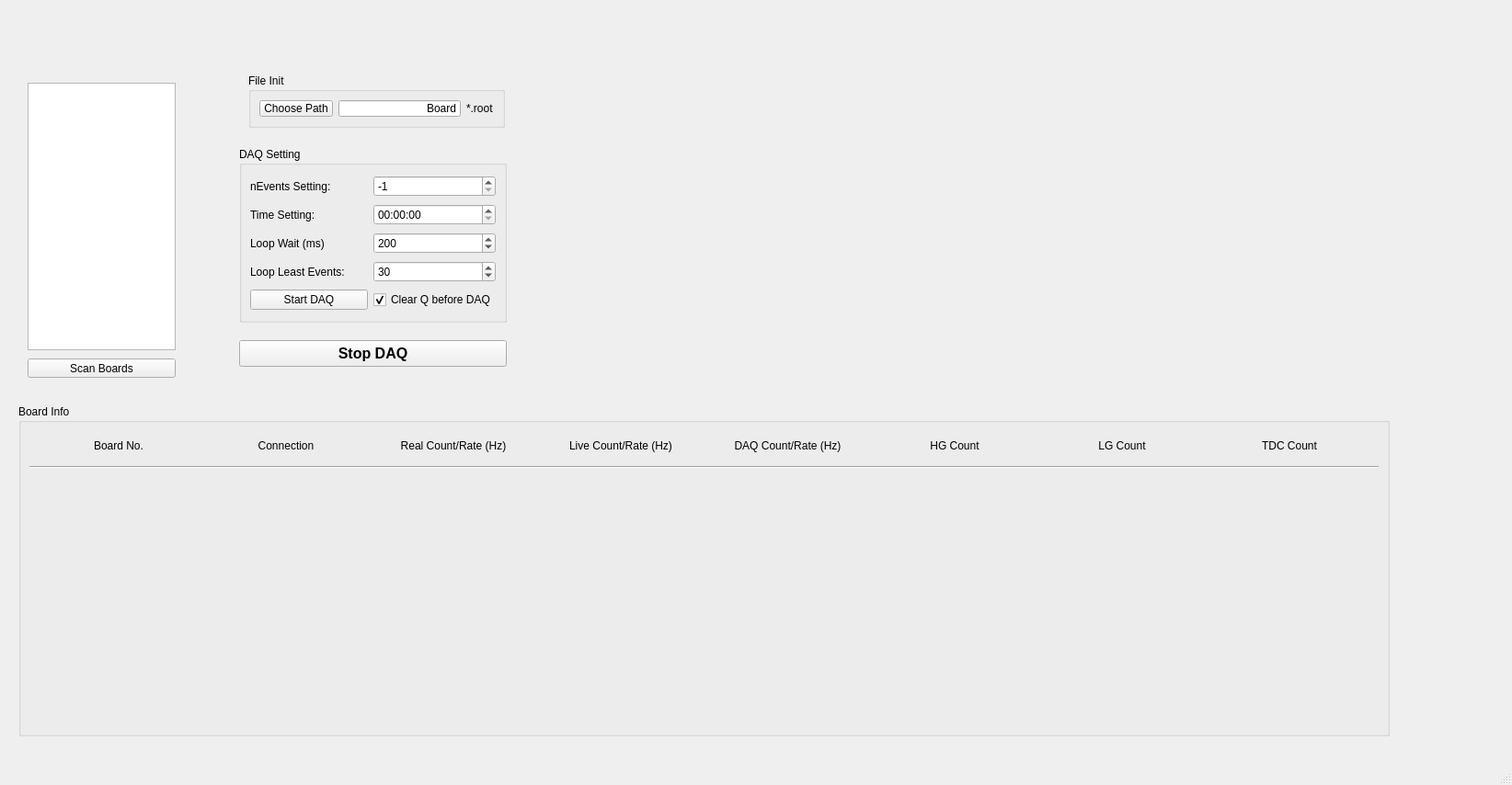
<?xml version="1.0" encoding="UTF-8"?>
<ui version="4.0">
 <class>MultiBoard</class>
 <widget class="QMainWindow" name="MultiBoard">
  <property name="geometry">
   <rect>
    <x>0</x>
    <y>0</y>
    <width>1644</width>
    <height>854</height>
   </rect>
  </property>
  <property name="windowTitle">
   <string>MainWindow</string>
  </property>
  <widget class="QWidget" name="centralwidget">
   <widget class="QListWidget" name="listBoards">
    <property name="geometry">
     <rect>
      <x>30</x>
      <y>90</y>
      <width>161</width>
      <height>291</height>
     </rect>
    </property>
   </widget>
   <widget class="QPushButton" name="btnScanBoards">
    <property name="geometry">
     <rect>
      <x>30</x>
      <y>390</y>
      <width>161</width>
      <height>21</height>
     </rect>
    </property>
    <property name="text">
     <string>Scan Boards</string>
    </property>
   </widget>
   <widget class="QGroupBox" name="groupBox">
    <property name="geometry">
     <rect>
      <x>270</x>
      <y>80</y>
      <width>279</width>
      <height>59</height>
     </rect>
    </property>
    <property name="title">
     <string>File Init</string>
    </property>
    <layout class="QGridLayout" name="gridLayout_2">
     <item row="0" column="0">
      <widget class="QPushButton" name="btnPath">
       <property name="text">
        <string>Choose Path</string>
       </property>
      </widget>
     </item>
     <item row="0" column="1">
      <widget class="QLineEdit" name="lblFileName">
       <property name="text">
        <string>Board</string>
       </property>
       <property name="alignment">
        <set>Qt::AlignRight|Qt::AlignTrailing|Qt::AlignVCenter</set>
       </property>
      </widget>
     </item>
     <item row="0" column="2">
      <widget class="QLabel" name="lblFileSuf">
       <property name="text">
        <string>*.root</string>
       </property>
       <property name="alignment">
        <set>Qt::AlignLeading|Qt::AlignLeft|Qt::AlignVCenter</set>
       </property>
      </widget>
     </item>
    </layout>
   </widget>
   <widget class="QGroupBox" name="grpDAQStart">
    <property name="geometry">
     <rect>
      <x>260</x>
      <y>160</y>
      <width>291</width>
      <height>191</height>
     </rect>
    </property>
    <property name="title">
     <string>DAQ Setting</string>
    </property>
    <layout class="QGridLayout" name="gridLayout_10">
     <item row="0" column="1">
      <widget class="QSpinBox" name="boxDAQEvent">
       <property name="minimum">
        <number>-1</number>
       </property>
       <property name="maximum">
        <number>999999999</number>
       </property>
       <property name="value">
        <number>-1</number>
       </property>
      </widget>
     </item>
     <item row="1" column="1">
      <widget class="QTimeEdit" name="timeDAQSetting">
       <property name="displayFormat">
        <string>HH:mm:ss</string>
       </property>
       <property name="time">
        <time>
         <hour>0</hour>
         <minute>0</minute>
         <second>0</second>
        </time>
       </property>
      </widget>
     </item>
     <item row="2" column="1">
      <widget class="QSpinBox" name="boxBufferWait">
       <property name="minimum">
        <number>1</number>
       </property>
       <property name="maximum">
        <number>999999999</number>
       </property>
       <property name="value">
        <number>200</number>
       </property>
      </widget>
     </item>
     <item row="1" column="0">
      <widget class="QLabel" name="label_19">
       <property name="text">
        <string>Time Setting:</string>
       </property>
      </widget>
     </item>
     <item row="0" column="0">
      <widget class="QLabel" name="label_32">
       <property name="text">
        <string>nEvents Setting:</string>
       </property>
      </widget>
     </item>
     <item row="2" column="0">
      <widget class="QLabel" name="label_2">
       <property name="text">
        <string>Loop Wait (ms)</string>
       </property>
      </widget>
     </item>
     <item row="3" column="0">
      <widget class="QLabel" name="label_3">
       <property name="text">
        <string>Loop Least Events:</string>
       </property>
      </widget>
     </item>
     <item row="3" column="1">
      <widget class="QSpinBox" name="boxLeastEvents">
       <property name="minimum">
        <number>1</number>
       </property>
       <property name="maximum">
        <number>1000</number>
       </property>
       <property name="value">
        <number>30</number>
       </property>
      </widget>
     </item>
     <item row="4" column="0">
      <widget class="QPushButton" name="btnDAQStart">
       <property name="text">
        <string>Start DAQ</string>
       </property>
      </widget>
     </item>
     <item row="4" column="1">
      <widget class="QCheckBox" name="boxClearQueue">
       <property name="text">
        <string>Clear Q before DAQ</string>
       </property>
       <property name="checked">
        <bool>true</bool>
       </property>
      </widget>
     </item>
    </layout>
   </widget>
   <widget class="QPushButton" name="btnDAQStop">
    <property name="geometry">
     <rect>
      <x>260</x>
      <y>370</y>
      <width>291</width>
      <height>29</height>
     </rect>
    </property>
    <property name="font">
     <font>
      <pointsize>12</pointsize>
      <bold>true</bold>
     </font>
    </property>
    <property name="text">
     <string>Stop DAQ</string>
    </property>
   </widget>
   <widget class="QGroupBox" name="grpStatus">
    <property name="geometry">
     <rect>
      <x>20</x>
      <y>440</y>
      <width>1491</width>
      <height>361</height>
     </rect>
    </property>
    <property name="title">
     <string>Board Info</string>
    </property>
    <layout class="QGridLayout" name="gridLayout_3">
     <item row="0" column="0">
      <widget class="QWidget" name="widget" native="true">
       <layout class="QGridLayout" name="gridLayout">
        <item row="0" column="4">
         <widget class="QLabel" name="label_6">
          <property name="text">
           <string>DAQ Count/Rate (Hz)</string>
          </property>
          <property name="alignment">
           <set>Qt::AlignCenter</set>
          </property>
         </widget>
        </item>
        <item row="0" column="5">
         <widget class="QLabel" name="label_7">
          <property name="text">
           <string>HG Count</string>
          </property>
          <property name="alignment">
           <set>Qt::AlignCenter</set>
          </property>
         </widget>
        </item>
        <item row="0" column="3">
         <widget class="QLabel" name="label_4">
          <property name="text">
           <string>Live Count/Rate (Hz)</string>
          </property>
          <property name="alignment">
           <set>Qt::AlignCenter</set>
          </property>
         </widget>
        </item>
        <item row="0" column="2">
         <widget class="QLabel" name="label_5">
          <property name="text">
           <string>Real Count/Rate (Hz)</string>
          </property>
          <property name="alignment">
           <set>Qt::AlignCenter</set>
          </property>
         </widget>
        </item>
        <item row="0" column="0">
         <widget class="QLabel" name="label">
          <property name="text">
           <string>Board No.</string>
          </property>
          <property name="alignment">
           <set>Qt::AlignCenter</set>
          </property>
         </widget>
        </item>
        <item row="0" column="7">
         <widget class="QLabel" name="label_9">
          <property name="text">
           <string>TDC Count</string>
          </property>
          <property name="alignment">
           <set>Qt::AlignCenter</set>
          </property>
         </widget>
        </item>
        <item row="0" column="6">
         <widget class="QLabel" name="label_8">
          <property name="text">
           <string>LG Count</string>
          </property>
          <property name="alignment">
           <set>Qt::AlignCenter</set>
          </property>
         </widget>
        </item>
        <item row="0" column="1">
         <widget class="QLabel" name="label_10">
          <property name="text">
           <string>Connection</string>
          </property>
          <property name="alignment">
           <set>Qt::AlignCenter</set>
          </property>
         </widget>
        </item>
       </layout>
      </widget>
     </item>
     <item row="2" column="0">
      <layout class="QGridLayout" name="gridStatus"/>
     </item>
     <item row="1" column="0">
      <widget class="Line" name="line">
       <property name="orientation">
        <enum>Qt::Horizontal</enum>
       </property>
      </widget>
     </item>
     <item row="3" column="0">
      <spacer name="verticalSpacer">
       <property name="orientation">
        <enum>Qt::Vertical</enum>
       </property>
       <property name="sizeHint" stdset="0">
        <size>
         <width>20</width>
         <height>40</height>
        </size>
       </property>
      </spacer>
     </item>
    </layout>
   </widget>
  </widget>
  <widget class="QMenuBar" name="menubar">
   <property name="geometry">
    <rect>
     <x>0</x>
     <y>0</y>
     <width>1644</width>
     <height>22</height>
    </rect>
   </property>
  </widget>
  <widget class="QStatusBar" name="statusbar"/>
 </widget>
 <resources/>
 <connections/>
</ui>
